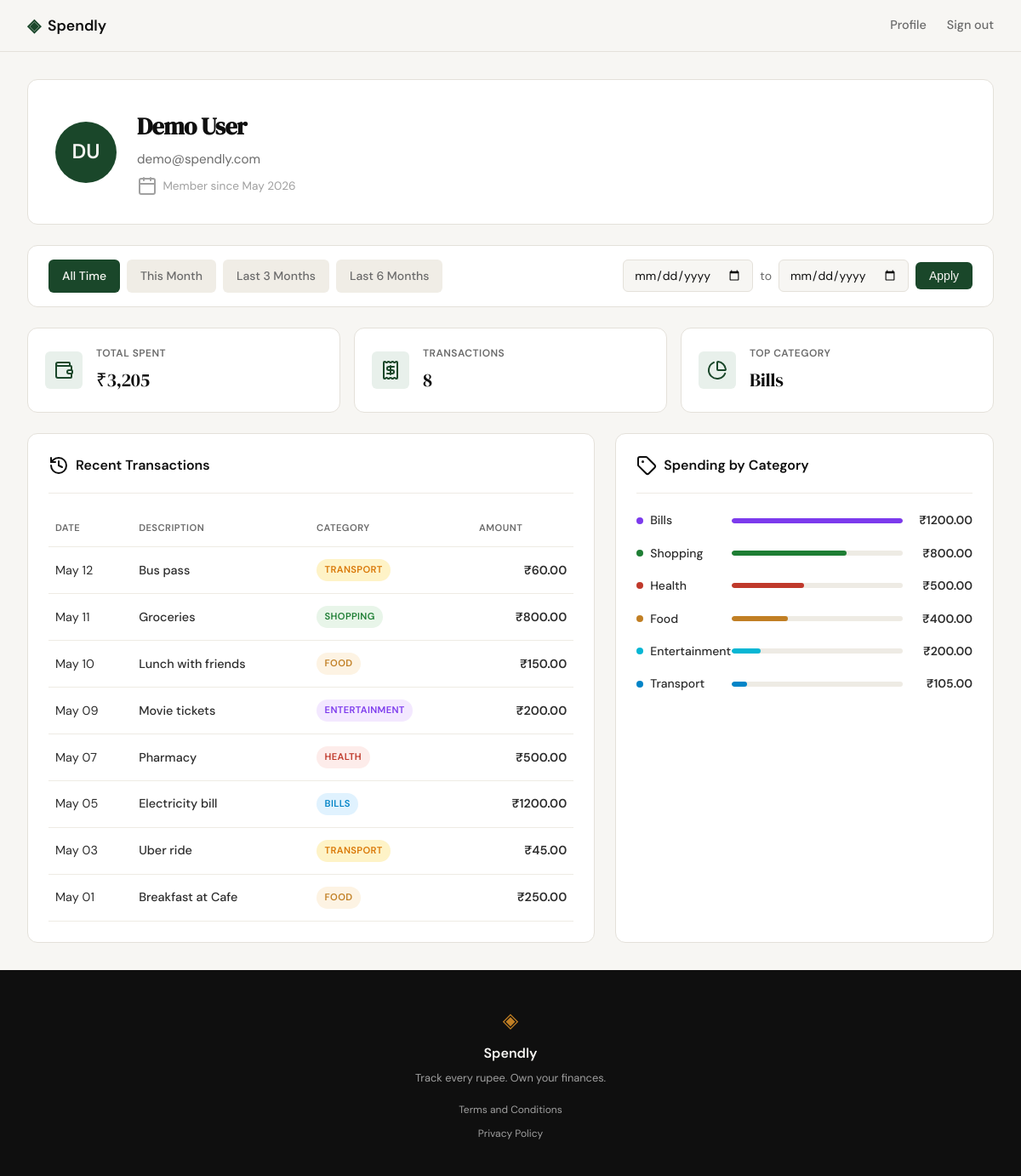
Screenshot of /profile (signed in) with the database file from the repository.
### tables this page shows
CREATE TABLE users (
            id INTEGER PRIMARY KEY AUTOINCREMENT,
            name TEXT NOT NULL,
            email TEXT UNIQUE NOT NULL,
            password_hash TEXT NOT NULL,
            created_at TEXT DEFAULT (datetime('now'))
        );

CREATE TABLE expenses (
            id INTEGER PRIMARY KEY AUTOINCREMENT,
            user_id INTEGER NOT NULL,
            amount REAL NOT NULL,
            category TEXT NOT NULL,
            date TEXT NOT NULL,
            description TEXT,
            created_at TEXT DEFAULT (datetime('now')),
            FOREIGN KEY (user_id) REFERENCES users(id)
        );

### app.py (the view)
@app.route("/profile")
def profile():
    if not session.get("user_id"):
        return redirect(url_for("login"))
    user_id = session.get("user_id")
    user = get_user_by_id(user_id)
    if not user:
        session.clear()
        return redirect(url_for("login"))
    date_from, date_to, start_date, end_date, active_filter = parse_date_filter(
        request.args
    )
    stats = get_user_stats(user_id, start_date, end_date)
    transactions = get_user_expenses(user_id, start_date, end_date)
    category_totals = {}
    for tx in transactions:
        cat = tx["category"]
        category_totals[cat] = round(category_totals.get(cat, 0) + tx["amount"], 2)
    color_map = {
        "Food": "orange",
        "Transport": "blue",
        "Bills": "purple",
        "Health": "red",
        "Shopping": "green",
        "Entertainment": "cyan",
    }
    max_amount = max(category_totals.values()) if category_totals else 1
    categories = []
    for name, amount in sorted(
        category_totals.items(), key=lambda x: x[1], reverse=True
    ):
        bar_width = int(round((amount / max_amount) * 100)) if max_amount > 0 else 0
        categories.append(
            {
                "name": name,
                "amount": amount,
                "color": color_map.get(name, "gray"),
                "bar_width": bar_width,
            }
        )
    today = date.today()
    this_month_start = date(today.year, today.month, 1).strftime("%Y-%m-%d")
    three_months_ago = (today - timedelta(days=90)).strftime("%Y-%m-%d")
    six_months_ago = (today - timedelta(days=180)).strftime("%Y-%m-%d")
    today_str = today.strftime("%Y-%m-%d")
    if date_from == this_month_start and date_to == today_str:
        active_filter = "this_month"
    elif date_from == three_months_ago and date_to == today_str:
        active_filter = "last_3_months"
    elif date_from == six_months_ago and date_to == today_str:
        active_filter = "last_6_months"
    return render_template(
        "profile.html",
        user=user,
        stats=stats,
        transactions=transactions,
        categories=categories,
        max_category_amount=max_amount,
        date_from=date_from,
        date_to=date_to,
        active_filter=active_filter,
        this_month_start=this_month_start,
        three_months_ago=three_months_ago,
        six_months_ago=six_months_ago,
        today=today_str,
    )

### app.py (called while the page is built, shortened)
def parse_date_filter(request_args):
    date_from = request_args.get("date_from", "")
    date_to = request_args.get("date_to", "")
    active_filter = None
    start_date = None
    end_date = None
    return date_from, date_to, start_date, end_date, active_filter

### database/db.py (called while the page is built)
def get_db():
    conn = sqlite3.connect(DATABASE_PATH)
    conn.row_factory = sqlite3.Row
    conn.execute("PRAGMA foreign_keys = ON")
    return conn

def get_user_by_id(user_id):
    conn = get_db()
    cur = conn.cursor()
    cur.execute(
        "SELECT id, name, email, created_at FROM users WHERE id = ?", (user_id,)
    )
    user = cur.fetchone()
    conn.close()
    if user:
        return {
            "id": user["id"],
            "name": user["name"],
            "email": user["email"],
            "member_since": format_member_date(user["created_at"]),
        }
    return None

def format_member_date(date_str):
    if not date_str:
        return "Unknown"
    try:
        from datetime import datetime
        dt = datetime.strptime(date_str, "%Y-%m-%d %H:%M:%S")
        return dt.strftime("%B %Y")
    except Exception:
        return date_str

def build_date_filter(start_date=None, end_date=None):
    params = []
    date_filter = ""
    if start_date and end_date:
        date_filter = "AND date BETWEEN ? AND ?"
        params = [start_date, end_date]
    elif start_date:
        date_filter = "AND date >= ?"
        params = [start_date]
    elif end_date:
        date_filter = "AND date <= ?"
        params = [end_date]
    return date_filter, params

def get_user_expenses(user_id, start_date=None, end_date=None):
    conn = get_db()
    cur = conn.cursor()
    date_filter, date_params = build_date_filter(start_date, end_date)
    params = [user_id] + date_params
    cur.execute(
        f"""
        SELECT date, description, category, amount
        FROM expenses
        WHERE user_id = ? {date_filter}
        ORDER BY date DESC
        LIMIT 10
    """,
        params,
    )
    rows = cur.fetchall()
    conn.close()
    expenses = []
    for row in rows:
        expenses.append(
            {
                "date": format_expense_date(row["date"]),
                "description": row["description"] or "",
                "category": row["category"],
                "amount": row["amount"],
            }
        )
    return expenses

### templates/profile.html (shortened to what this page needs)
{% extends "base.html" %}
{% block head %}
<link rel="stylesheet" href="{{ url_for('static', filename='css/profile.css') }}">
{% endblock %}
{% block content %}
<div class="profile-page">
    <div class="profile-container">
        <div class="profile-header-card">
            <div class="user-avatar">
                {{ user.name.split()|map('first')|join('')|upper }}
            </div>
            <div class="user-info">
                <h1 class="user-name">{{ user.name }}</h1>
                <p class="user-email">{{ user.email }}</p>
                <p class="user-member">
                    <i data-lucide="calendar"></i>
                    Member since {{ user.member_since }}
                </p>
            </div>
        </div>
        <div class="filter-bar">
            <div class="filter-presets">
                <a href="{{ url_for('profile') }}" class="filter-preset {% if not active_filter %}active{% endif %}">All Time</a>
                <a href="{{ url_for('profile', date_from=this_month_start, date_to=today) }}" class="filter-preset {% if active_filter == 'this_month' %}active{% endif %}">This Month</a>
                <a href="{{ url_for('profile', date_from=three_months_ago, date_to=today) }}" class="filter-preset {% if active_filter == 'last_3_months' %}active{% endif %}">Last 3 Months</a>
                <a href="{{ url_for('profile', date_from=six_months_ago, date_to=today) }}" class="filter-preset {% if active_filter == 'last_6_months' %}active{% endif %}">Last 6 Months</a>
            </div>
            <form method="GET" action="{{ url_for('profile') }}" class="filter-custom">
                <input type="date" name="date_from" value="{{ date_from }}" class="filter-date-input">
                <span class="filter-date-separator">to</span>
                <input type="date" name="date_to" value="{{ date_to }}" class="filter-date-input">
                <button type="submit" class="filter-apply-btn">Apply</button>
            </form>
        </div>
        <div class="stats-row">
            <div class="stat-card">
                <div class="stat-icon">
                    <i data-lucide="wallet"></i>
                </div>
                <div class="stat-content">
                    <span class="stat-label">Total Spent</span>
                    <span class="stat-value">₹{{ "{:,}".format(stats.total_spent) }}</span>
                </div>
            </div>
            <div class="stat-card">
                <div class="stat-icon">
                    <i data-lucide="receipt"></i>
                </div>
                <div class="stat-content">
                    <span class="stat-label">Transactions</span>
                    <span class="stat-value">{{ stats.transactions }}</span>
                </div>
            </div>
            <div class="stat-card">
                <div class="stat-icon">
                    <i data-lucide="pie-chart"></i>
                </div>
                <div class="stat-content">
                    <span class="stat-label">Top Category</span>
                    <span class="stat-value">{{ stats.top_category }}</span>
                </div>
            </div>
        </div>
        <div class="profile-grid">
            <div class="transactions-card">
                <div class="card-header">
                    <h2 class="card-title">
                        <i data-lucide="history"></i>
                        Recent Transactions
                    </h2>
                </div>
                <div class="table-wrapper">
                    <table class="transactions-table">
                        <thead>
                            <tr>
                                <th>Date</th>
                                <th>Description</th>
                                <th>Category</th>
                                <th class="text-right">Amount</th>
                            </tr>
                        </thead>
                        <tbody>
                            {% for tx in transactions %}
                            <tr>
                                <td class="tx-date">{{ tx.date }}</td>
                                <td class="tx-desc">{{ tx.description }}</td>
                                <td>
                                    <span class="category-badge category-{{ tx.category|lower }}">
                                        {{ tx.category }}
                                    </span>
                                </td>
                                <td class="tx-amount">₹{{ "%.2f"|format(tx.amount) }}</td>
                            </tr>
                            {% endfor %}
                        </tbody>
                    </table>
                </div>
            </div>
            <div class="categories-card">
                <div class="card-header">
                    <h2 class="card-title">
                        <i data-lucide="tag"></i>
                        Spending by Category
                    </h2>
                </div>
                <div class="categories-list">
                    {% for cat in categories %}
                    <div class="category-row">
                        <div class="category-info">
                            <span class="category-dot category-dot-{{ cat.color }}"></span>
                            <span class="category-name">{{ cat.name }}</span>
                        </div>
                        <div class="category-bar-container">
                            <div class="category-bar">
                                <div class="category-fill category-fill-{{ cat.color }}" style="width: {{ cat.bar_width }}%;"></div>
                            </div>
                        </div>
                        <span class="category-amount">₹{{ "%.2f"|format(cat.amount) }}</span>
                    </div>
                    {% endfor %}
                </div>
            </div>
        </div>
    </div>
</div>
{% endblock %}

### templates/base.html (shortened to what this page needs)
<!DOCTYPE html>
<html lang="en">
<head>
    <link rel="stylesheet" href="{{ url_for('static', filename='css/style.css') }}">
    {% block head %}{% endblock %}
</head>
<body>
    <nav class="navbar">
        <div class="nav-inner">
            <a href="{{ url_for('landing') }}" class="nav-brand">
                <span class="brand-icon">◈</span>
                <span class="brand-name">Spendly</span>
            </a>
            <div class="nav-links">
                {% if session.get('user_id') %}
                    <a href="{{ url_for('profile') }}" class="nav-link">Profile</a>
                    <a href="{{ url_for('logout') }}">Sign out</a>
                {% else %}
                    <a href="{{ url_for('login') }}">Sign in</a>
                    <a href="{{ url_for('register') }}" class="nav-cta">Get started</a>
                {% endif %}
            </div>
        </div>
    </nav>
    <main class="main-content">
        {% block content %}{% endblock %}
    </main>
    <footer class="footer">
        <div class="footer-inner">
            <span class="brand-icon">◈</span>
            <span class="footer-name">Spendly</span>
            <p class="footer-copy">Track every rupee. Own your finances.</p>
            <div class="footer-links">
                <a href="/terms">Terms and Conditions</a>
                <a href="/privacy">Privacy Policy</a>
            </div>
        </div>
    </footer>
</body>
</html>

### static/css/style.css (style rules this page uses)
:root { --ink: #0f0f0f; --ink-soft: #2d2d2d; --ink-muted: #6b6b6b; --ink-faint: #a0a0a0; --paper: #f7f6f3; --paper-warm: #f0ede6; --paper-card: #ffffff; --accent: #1a472a; --accent-light: #e8f0eb; --accent-2: #c17f24; --accent-2-light: #fdf3e3; --danger: #c0392b; --danger-light: #fdecea; --success: #1e7e34; --success-light: #e8f5e9; --border: #e4e1da; --border-soft: #eeebe4; --font-display: 'DM Serif Display', Georgia, serif; --font-body: 'DM Sans', system-ui, sans-serif; --max-width: 1200px; --auth-width: 440px; --radius-sm: 6px; --radius-md: 12px; --radius-lg: 20px; }
*, *::before, *::after { box-sizing: border-box; margin: 0; padding: 0; }
html { font-size: 16px; scroll-behavior: smooth; }
body { background: var(--paper); color: var(--ink); font-family: var(--font-body); font-size: 1rem; line-height: 1.6; -webkit-font-smoothing: antialiased; }
a { color: inherit; text-decoration: none; }
.navbar { position: sticky; top: 0; z-index: 100; background: var(--paper); border-bottom: 1px solid var(--border); padding: 0 2rem; }
.nav-inner { max-width: var(--max-width); margin: 0 auto; height: 60px; display: flex; align-items: center; justify-content: space-between; }
.nav-brand { display: flex; align-items: center; gap: 0.5rem; font-family: var(--font-body); font-weight: 600; font-size: 1.1rem; color: var(--ink); }
.brand-icon { color: var(--accent); font-size: 1.3rem; }
.brand-name { color: var(--ink); }
.nav-links { display: flex; align-items: center; gap: 1.5rem; font-size: 0.9rem; font-weight: 500; }
.nav-links a { color: var(--ink-muted); transition: color 0.2s; }
.main-content { min-height: calc(100vh - 60px - 100px); }
.card-header { display: flex; justify-content: space-between; align-items: center; padding-bottom: 1.25rem; border-bottom: 1px solid var(--border-soft); margin-bottom: 1.5rem; }
.category-info { display: flex; align-items: center; gap: 0.5rem; }
.category-dot { width: 8px; height: 8px; border-radius: 50%; }
.category-dot-green { background: #10b981; }
.category-dot-blue { background: #6366f1; }
.category-dot-orange { background: #f59e0b; }
.category-name { font-size: 0.875rem; font-weight: 600; color: var(--ink-soft); }
.category-bar { height: 8px; background: var(--border-soft); border-radius: 999px; overflow: hidden; }
.category-fill { height: 100%; border-radius: 999px; }
.category-fill-green { background: #10b981; }
.category-fill-blue { background: #6366f1; }
.category-fill-orange { background: #f59e0b; }
.category-amount { font-size: 0.875rem; font-weight: 500; color: var(--ink-muted); text-align: right; }
.footer { background: var(--ink); color: var(--paper); padding: 2.5rem 2rem; text-align: center; }
.footer-inner { display: flex; flex-direction: column; align-items: center; gap: 0.4rem; }
.footer .brand-icon { color: var(--accent-2); font-size: 1.5rem; }
.footer-name { font-weight: 600; font-size: 1rem; }
.footer-copy { font-size: 0.8rem; color: var(--ink-faint); }
.footer-links { display: flex; flex-direction: column; gap: 0.5rem; margin-top: 0.75rem; }
.footer-links a { font-size: 0.75rem; color: var(--ink-faint); }

### rows the page displays
users: name "Demo User", email "demo@spendly.com"
expenses: top_category "Bills", date "May 05", description "Electricity bill", category "BILLS", amount "1200.00", name "Bills", {{ cat.bar_width }} 100 (drawn)
expenses: date "May 12", description "Bus pass", category "TRANSPORT", amount "60.00", name "Transport", {{ cat.bar_width }} 9 (drawn), amount "105.00"
expenses: date "May 11", description "Groceries", category "SHOPPING", amount "800.00", name "Shopping", {{ cat.bar_width }} 67 (drawn)
expenses: date "May 10", description "Lunch with friends", category "FOOD", amount "150.00", name "Food", {{ cat.bar_width }} 33 (drawn), amount "400.00"
expenses: date "May 09", description "Movie tickets", category "ENTERTAINMENT", amount "200.00", name "Entertainment", {{ cat.bar_width }} 17 (drawn)
expenses: date "May 07", description "Pharmacy", category "HEALTH", amount "500.00", name "Health", {{ cat.bar_width }} 42 (drawn)
expenses: date "May 03", description "Uber ride", category "TRANSPORT", amount "45.00"
expenses: date "May 01", description "Breakfast at Cafe", category "FOOD", amount "250.00"

### other values shown
{{ user.name.split()|map('first')|join('')|upper }} "DU"
{{ user.member_since }} "May 2026"
{{ "{:,}".format(stats.total_spent) }} "3,205"
{{ stats.transactions }} "8"
